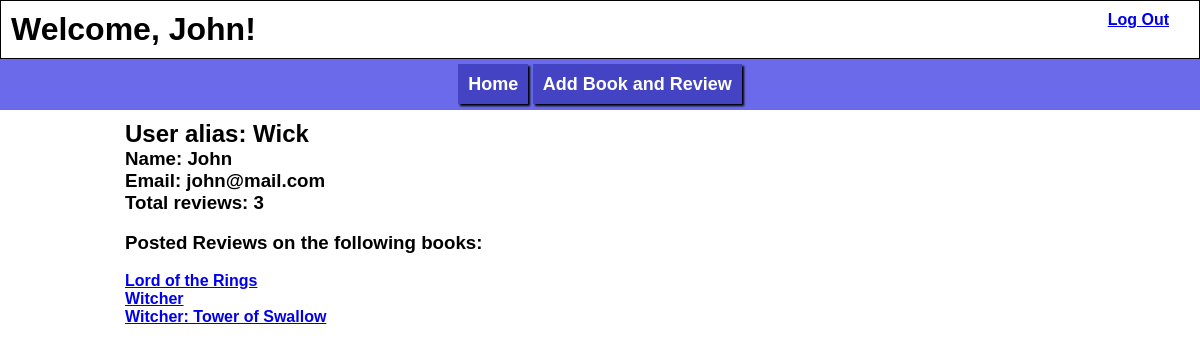
The page /books/user/1 (signed in) on the database its author committed.
### login_app/models.py (models this page shows)
class User(models.Model):
    first_name = models.CharField(max_length = 255)
    alias = models.CharField(max_length = 255)
    email = models.CharField(max_length = 384)
    password = models.CharField(max_length = 60)
    objects = UserManager()
    created_at = models.DateTimeField(auto_now_add = True)
    updated_at = models.DateTimeField(auto_now = True)

### book_reviews_app/models.py (models this page shows)
class Review(models.Model):
    content = models.TextField()
    rating = models.IntegerField()
    user = models.ForeignKey(User, related_name = "reviews", on_delete = models.CASCADE)
    book = models.ForeignKey(Book, related_name = "reviews", on_delete = models.CASCADE)
    created_at = models.DateTimeField(auto_now_add = True)
    updated_at = models.DateTimeField(auto_now = True)
    objects = ReviewManager()

class Book(models.Model):
    title = models.CharField(max_length = 100)
    author = models.ForeignKey(Author, related_name = "books", on_delete = models.CASCADE)
    created_at = models.DateTimeField(auto_now_add = True)
    updated_at = models.DateTimeField(auto_now = True)
    objects = BookManager()

### book_reviews_app/views.py (the view)
# urls.py: path('user/<int:user_id>', views.user_info),
def user_info(request, user_id):
    context = {
        "user":User.objects.get(id = user_id)
    }
    return render(request, "user_info.html", context)

### book_reviews_app/templates/user_info.html (shortened to what this page needs)
<!DOCTYPE html>
<html lang="en">
<head>
    {% load static %}
    <link rel="stylesheet" type="text/css" href="{% static 'books_style.css' %}">
</head>
<body>
    <header>
        <h1>Welcome, {{request.session.first_name}}!</h1>
        <a href="/books/logout">Log Out</a>
    </header>
    <nav>
        <a class="navigate_links" href="/books">Home</a>
        <a class="navigate_links" href="/books/add">Add Book and Review</a>
    </nav>
    <div id="wrapper">
        <main>
            <div class="review">
                <h2>User alias: {{user.alias}}</h2>
                <h3>Name: {{user.first_name}}</h3>
                <h3>Email: {{user.email}}</h3>
                <h3>Total reviews: {{user.reviews.all.count}}</h3><br>
                <h3>Posted Reviews on the following books: </h3><br>
                {% for review in user.reviews.all %}
                    <a href="/books/{{review.book.id}}">{{review.book.title}}</a><br>
                {% endfor %}
            </div>
        </main>
    </div>
</body>
</html>

### login_app/static/books_style.css (style rules this page uses)
* { margin: 0px; padding: 0px; vertical-align: top; text-align: left; font-family: sans-serif; }
html, body { margin: 0px; height: 100%; }
#wrapper { height: 100%; }
main { margin: 0px auto; width: 970px; }
a { font-weight: bold; }
.review, .info { width: 400px; display: inline-block; padding: 10px; }
nav { margin: 0px; padding: 15px; text-align: center; background-color: rgb(106, 106, 235); }
.navigate_links { text-decoration: none; font-weight: bold; font-size: 18px; color: white; padding: 10px; background-color: rgb(67, 67, 195); box-shadow: 2px 2px 2px black; }
header a, header h1 { display: inline-block; vertical-align: middle; }
header a { float: right; margin-right: 20px; }
header { margin: 0px; padding: 10px; border:1px solid black; }

### rows shown on the page
User: session.first_name "John", alias "Wick", first_name "John", email "john@mail.com", reviews.all.count "3"
Review: book "Lord of the Rings"
Review: book "Witcher"
Review: book "Witcher: Tower of Swallow"
